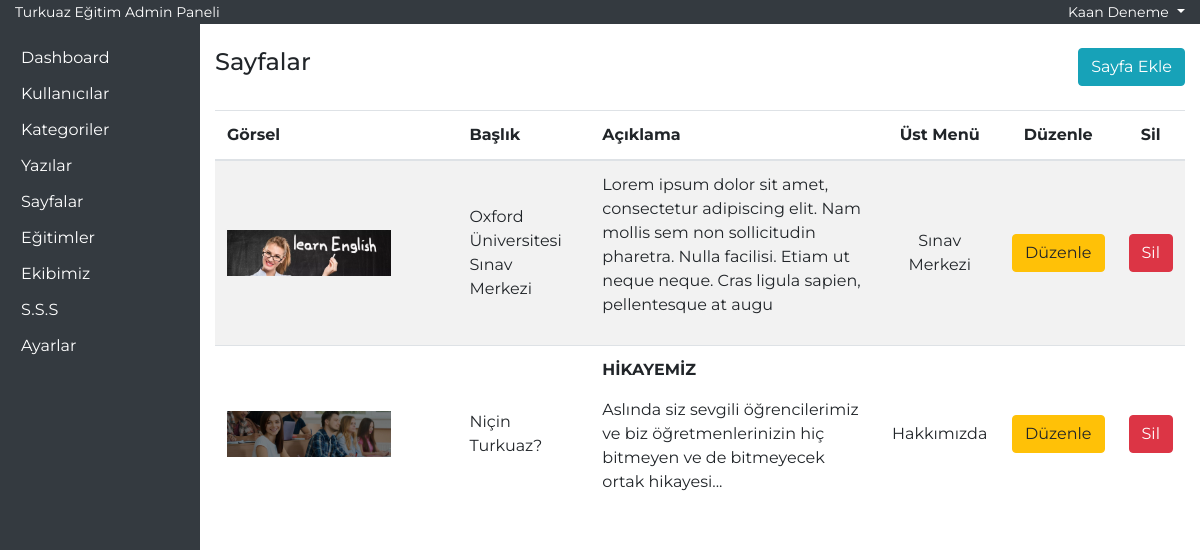
The page /admin-yntm/sayfalar.php (signed in) on the database its author committed.
### tables this page shows
CREATE TABLE IF NOT EXISTS `sayfalar` (
  `id` int NOT NULL AUTO_INCREMENT,
  `baslik` varchar(150) NOT NULL,
  `aciklama` varchar(5000) NOT NULL,
  `video` varchar(150) NOT NULL,
  `meta` varchar(250) NOT NULL,
  `gorsel` varchar(150) NOT NULL,
  `alt` varchar(100) NOT NULL,
  `ustMenu` varchar(70) NOT NULL,
  PRIMARY KEY (`id`)
);

### admin-yntm/sayfalar.php (the view, shortened to what this page needs)
<?php
require_once('header.php');
?>
<div class="row">
    <div class="col-md-6">
        <h4>Sayfalar</h4>
    </div>
    <div class="col-md-6 text-right">
        <button type="button" class="btn btn-info" data-toggle="modal" data-target="#sayfaEkle">
            Sayfa Ekle
        </button>
    </div>
</div>
<div class="row pt-4">
    <div class="col-12">
        <table class="table table-striped">
            <thead>
                <tr>
                    <th>Görsel</th>
                    <th>Başlık</th>
                    <th>Açıklama</th>
                    <th class="text-center">Üst Menü</th>
                    <th class="text-center">Düzenle</th>
                    <th class="text-center">Sil</th>
                </tr>
            </thead>
            <tbody>
                <?php
                $pageList = $db->prepare('select * from sayfalar order by id desc');
                $pageList->execute();
                if ($pageList->rowCount()) {
                    foreach ($pageList as $pageListSatir) {
                ?>
                        <tr>
                            <td class="w-25"><img src="<?php echo $pageListSatir['gorsel']; ?>" class="w-75"></td>
                            <td><?php echo $pageListSatir['baslik']; ?></td>
                            <td><?php echo substr($pageListSatir['aciklama'], 0, 180); ?></td>
                            <td class="text-center"><?php echo $pageListSatir['ustMenu']; ?></td>
                            <td class="text-center"><a href="sayfalar.php?updateID=<?php echo $pageListSatir['id']; ?>" class="btn btn-warning">Düzenle</a></td>
                            <td class="text-center"><a href="sayfalar.php?deleteID=<?php echo $pageListSatir['id']; ?>" class="btn btn-danger">Sil</a></td>
                        </tr>
                <?php
                    }
                }
                ?>
            </tbody>
        </table>
    </div>
</div>
<?php require_once('footer.php'); ?>

### css/style.css (style rules this page uses)
* { font-family: 'Montserrat', sans-serif; text-decoration: none !important; }
td { vertical-align: middle !important; }

### rows shown on the page
sayfalar: gorsel (picture), baslik "Oxford Üniversitesi Sınav Merkezi", aciklama "Lorem ipsum dolor sit amet, consectetur adipiscing elit. Nam mollis sem non sollicitudin pharetra. Nulla facilisi. Etiam ut neque neque. Cras ligula sapien, pellentesque at augu", ustMenu "Sınav Merkezi"
sayfalar: gorsel (picture), baslik "Niçin Turkuaz?", aciklama "HİKAYEMİZ Aslında siz sevgili öğrencilerimiz ve biz öğretmenlerinizin hiç bitmeyen ve de bitmeyecek ortak hikayesi...", ustMenu "Hakkımızda"

### other values the page prints
$_SESSION['user']['adi'] "Kaan Deneme"
